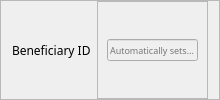
           <widget class="QFrame" name="frame_53">
            <property name="frameShape">
             <enum>QFrame::StyledPanel</enum>
            </property>
            <property name="frameShadow">
             <enum>QFrame::Raised</enum>
            </property>
            <layout class="QHBoxLayout" name="horizontalLayout_54">
             <property name="topMargin">
              <number>0</number>
             </property>
             <property name="bottomMargin">
              <number>0</number>
             </property>
             <item>
              <widget class="QLabel" name="label_27">
               <property name="font">
                <font>
                 <family>Moon</family>
                 <weight>50</weight>
                 <bold>false</bold>
                </font>
               </property>
               <property name="text">
                <string>Beneficiary ID</string>
               </property>
              </widget>
             </item>
             <item>
              <widget class="QFrame" name="frame_54">
               <property name="frameShape">
                <enum>QFrame::StyledPanel</enum>
               </property>
               <property name="frameShadow">
                <enum>QFrame::Raised</enum>
               </property>
               <layout class="QHBoxLayout" name="horizontalLayout_55">
                <item>
                 <widget class="QLineEdit" name="idLine">
                  <property name="enabled">
                   <bool>false</bool>
                  </property>
                  <property name="font">
                   <font>
                    <family>Raleway</family>
                    <pointsize>7</pointsize>
                   </font>
                  </property>
                  <property name="autoFillBackground">
                   <bool>false</bool>
                  </property>
                  <property name="text">
                   <string/>
                  </property>
                  <property name="placeholderText">
                   <string>Automatically sets ID</string>
                  </property>
                 </widget>
                </item>
               </layout>
              </widget>
             </item>
            </layout>
           </widget>
